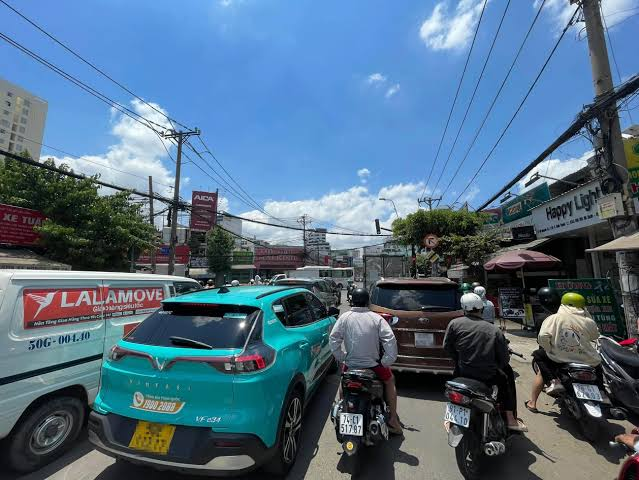
#> input picture images/traffic.jpg, 639 x 480 px
$ python -i test_yolo.py   (imports and definitions only)
#> lines starting #> are read from the running program, lines starting #| are printed output that depends on the picture
#> further down, picture is the input picture: shape (480, 639, 3); mean B, G, R 132.2, 109.9, 82.6
import cv2
import numpy as np
import os
from pathlib import Path
from datetime import datetime
from ultralytics import YOLO

# =====================================================
# 1. CẤU HÌNH (CONFIGURATION)
# =====================================================

MODEL_PATH = "yolo11m.pt"
DAY_VIDEO_PATH = "videos/traffic_day.mp4"
NIGHT_VIDEO_PATH = "videos/traffic_night.mp4"

OUTPUT_DIR = Path("results")
# [1 line not run here, left out]

# COCO vehicle class IDs
VEHICLE_NAMES = {
    2: "Car",
    3: "Motorcycle",
    5: "Bus",
    7: "Truck"
}

VEHICLE_CLASSES = list(VEHICLE_NAMES.keys())

DAY_CONFIDENCE = 0.25
NIGHT_CONFIDENCE = 0.15
IMAGE_SIZE = 1088

# Tọa độ vùng đếm (ROI) - Tỷ lệ phần trăm
ROI_POINTS_REL = [
    (0.08, 0.35),
    (0.92, 0.35),
    (0.99, 0.99),
    (0.01, 0.99)
]

LINE_ORIENTATION = "horizontal"
LINE_POSITION_REL = 0.8
MAX_JUMP_REL = 0.20

MAX_DISPLAY_WIDTH = 1280
MAX_DISPLAY_HEIGHT = 720

# =====================================================
# 2. XỬ LÝ ẢNH BAN ĐÊM (3-STAGE PIPELINE)
# =====================================================

def adjust_gamma(image, gamma=1.0):
#> called with gamma = 0.7
    invGamma = 1.0 / gamma
    table = np.array([((i / 255.0) ** invGamma) * 255
    for i in np.arange(0, 256)]).astype("uint8")
    return cv2.LUT(image, table)
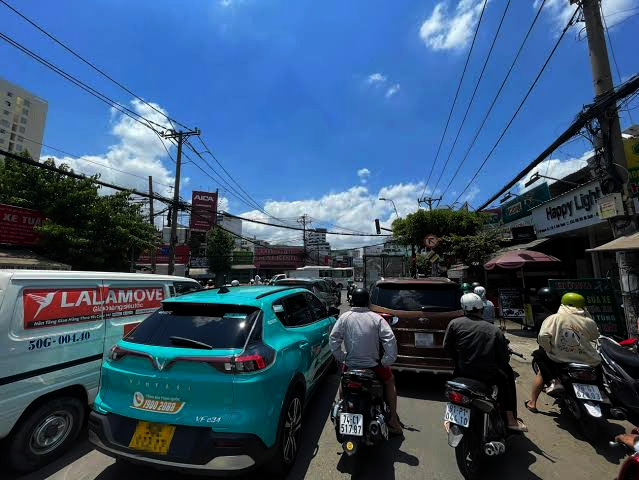
#> returned value: shape (480, 639, 3); mean of channels 0, 1, 2 112, 84.2, 57.3; drawn as B, G, R

def enhance_night_image(frame):
    frame_gamma = adjust_gamma(frame, gamma=0.7)
    smoothed = cv2.bilateralFilter(frame_gamma, d=5, sigmaColor=50, sigmaSpace=50)
    lab = cv2.cvtColor(smoothed, cv2.COLOR_BGR2LAB)
#> lab: shape (480, 639, 3); mean of channels 0, 1, 2 87.6, 128.9, 111.2
    lightness, channel_a, channel_b = cv2.split(lab)
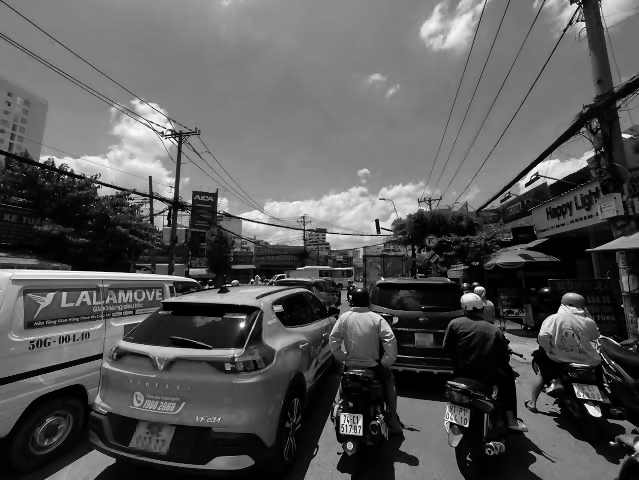
#> lightness: shape (480, 639); min 0, max 254, mean 87.6
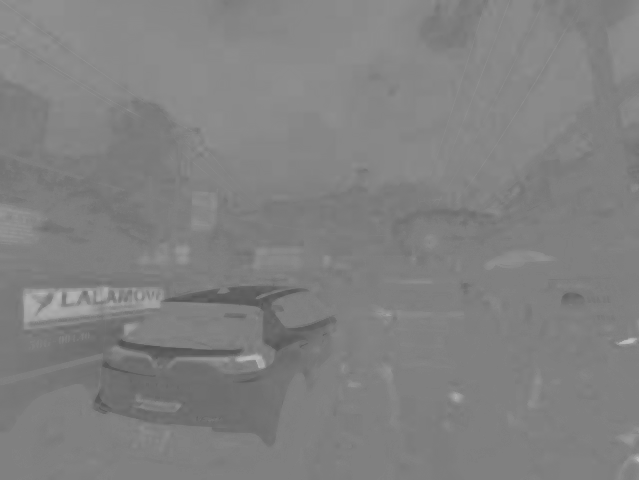
#> channel_a: shape (480, 639); min 81, max 191, mean 128.9
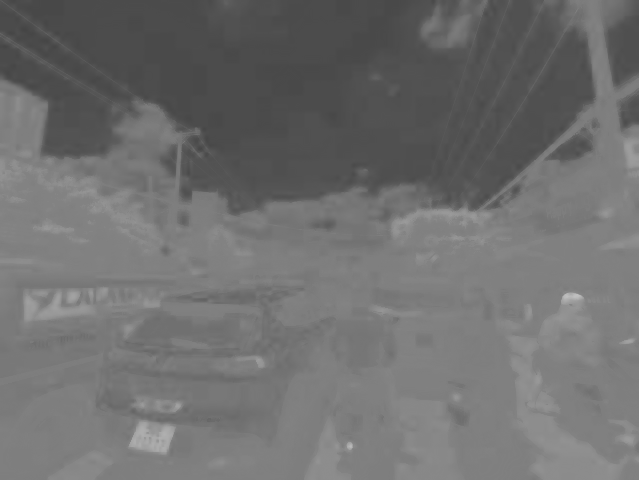
#> channel_b: shape (480, 639); min 69, max 192, mean 111.2

    clahe = cv2.createCLAHE(clipLimit=2.0, tileGridSize=(8, 8))
    lightness = clahe.apply(lightness)
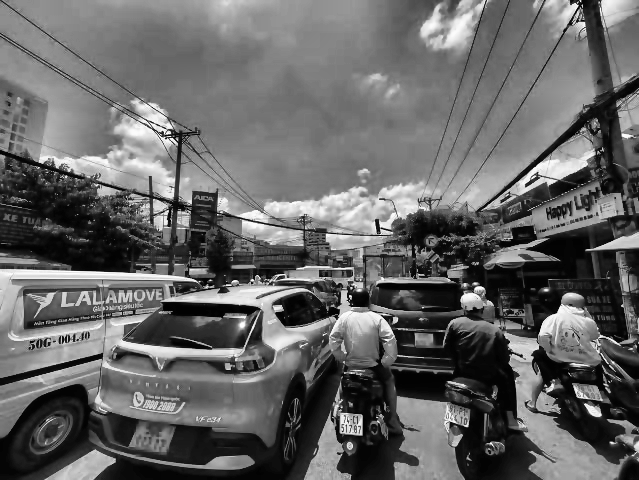
#> lightness: shape (480, 639); min 0, max 255, mean 101.5

    enhanced_lab = cv2.merge((lightness, channel_a, channel_b))
#> enhanced_lab: shape (480, 639, 3); mean of channels 0, 1, 2 101.5, 128.9, 111.2
    return cv2.cvtColor(enhanced_lab, cv2.COLOR_LAB2BGR)
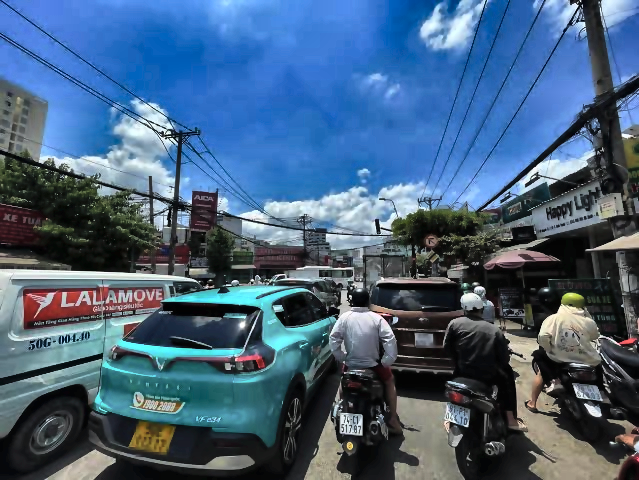
#> returned value: shape (480, 639, 3); mean B, G, R 125.3, 97.8, 70.6

# =====================================================
# 3. GIAO DIỆN CHỌN NGUỒN VIDEO
# =====================================================

# [49 lines left out: functions ask_yes_no, choose_source, build_roi, get_line_position, not called in this run]

def is_inside_roi(x, y, roi):
    return cv2.pointPolygonTest(roi, (int(x), int(y)), False) >= 0

# [203 lines left out: functions crossed_counting_line, draw_road_region, draw_statistics, run_vehicle_counting, not called in this run]

# [2 lines not run here, left out]

>>> import cv2
>>> picture = cv2.imread('images/traffic.jpg')
>>> result = enhance_night_image(picture)
